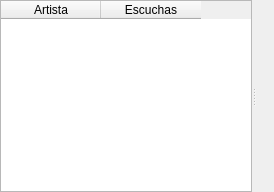
            <widget class="QWidget" name="page_top_artists">
             <layout class="QVBoxLayout" name="verticalLayout_top_artists">
              <property name="leftMargin">
               <number>0</number>
              </property>
              <property name="topMargin">
               <number>0</number>
              </property>
              <property name="rightMargin">
               <number>0</number>
              </property>
              <property name="bottomMargin">
               <number>0</number>
              </property>
              <item>
               <widget class="QSplitter" name="splitter_artists">
                <property name="orientation">
                 <enum>Qt::Orientation::Horizontal</enum>
                </property>
                <widget class="QWidget" name="widget_artists_table">
                 <layout class="QVBoxLayout" name="verticalLayout_artists_table">
                  <item>
                   <widget class="QTableWidget" name="table_artists">
                    <column>
                     <property name="text">
                      <string>Artista</string>
                     </property>
                    </column>
                    <column>
                     <property name="text">
                      <string>Escuchas</string>
                     </property>
                    </column>
                   </widget>
                  </item>
                 </layout>
                </widget>
                <widget class="QWidget" name="widget_artists_chart">
                 <layout class="QVBoxLayout" name="verticalLayout_artists_chart">
                  <item>
                   <widget class="QWidget" name="chart_container_artists" native="true">
                    <layout class="QVBoxLayout" name="verticalLayout_10"/>
                   </widget>
                  </item>
                 </layout>
                </widget>
               </widget>
              </item>
             </layout>
            </widget>
